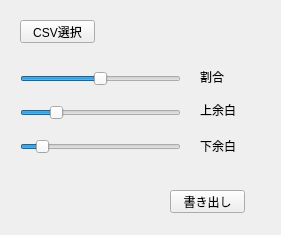
<?xml version="1.0" encoding="UTF-8"?>
<ui version="4.0">
 <class>MainWindow</class>
 <widget class="QMainWindow" name="MainWindow">
  <property name="geometry">
   <rect>
    <x>0</x>
    <y>0</y>
    <width>281</width>
    <height>235</height>
   </rect>
  </property>
  <property name="windowTitle">
   <string>MainWindow</string>
  </property>
  <widget class="QWidget" name="centralwidget">
   <widget class="QWidget" name="verticalLayoutWidget">
    <property name="geometry">
     <rect>
      <x>20</x>
      <y>58</y>
      <width>161</width>
      <height>111</height>
     </rect>
    </property>
    <layout class="QVBoxLayout" name="verticalLayout">
     <item>
      <widget class="QSlider" name="modbar">
       <property name="maximum">
        <number>100</number>
       </property>
       <property name="value">
        <number>50</number>
       </property>
       <property name="orientation">
        <enum>Qt::Horizontal</enum>
       </property>
      </widget>
     </item>
     <item>
      <widget class="QSlider" name="upmarginbar">
       <property name="maximum">
        <number>10</number>
       </property>
       <property name="value">
        <number>2</number>
       </property>
       <property name="orientation">
        <enum>Qt::Horizontal</enum>
       </property>
      </widget>
     </item>
     <item>
      <widget class="QSlider" name="downmarginbar">
       <property name="maximum">
        <number>10</number>
       </property>
       <property name="value">
        <number>1</number>
       </property>
       <property name="orientation">
        <enum>Qt::Horizontal</enum>
       </property>
      </widget>
     </item>
    </layout>
   </widget>
   <widget class="QLabel" name="label">
    <property name="geometry">
     <rect>
      <x>200</x>
      <y>71</y>
      <width>50</width>
      <height>12</height>
     </rect>
    </property>
    <property name="text">
     <string>割合</string>
    </property>
   </widget>
   <widget class="QLabel" name="label_1">
    <property name="geometry">
     <rect>
      <x>200</x>
      <y>104</y>
      <width>50</width>
      <height>12</height>
     </rect>
    </property>
    <property name="text">
     <string>上余白</string>
    </property>
   </widget>
   <widget class="QLabel" name="label_2">
    <property name="geometry">
     <rect>
      <x>200</x>
      <y>140</y>
      <width>50</width>
      <height>12</height>
     </rect>
    </property>
    <property name="text">
     <string>下余白</string>
    </property>
   </widget>
   <widget class="QPushButton" name="rcsvbtn">
    <property name="geometry">
     <rect>
      <x>20</x>
      <y>20</y>
      <width>75</width>
      <height>23</height>
     </rect>
    </property>
    <property name="text">
     <string>CSV選択</string>
    </property>
    <property name="checkable">
     <bool>false</bool>
    </property>
   </widget>
   <widget class="QPushButton" name="wpdfbtn">
    <property name="geometry">
     <rect>
      <x>170</x>
      <y>190</y>
      <width>75</width>
      <height>23</height>
     </rect>
    </property>
    <property name="text">
     <string>書き出し</string>
    </property>
   </widget>
  </widget>
 </widget>
 <resources/>
 <connections/>
 <slots>
  <slot>change_mod()</slot>
  <slot>change_upmargin()</slot>
  <slot>change_downmargin()</slot>
  <slot>read_csv()</slot>
  <slot>make_pdf()</slot>
 </slots>
</ui>
